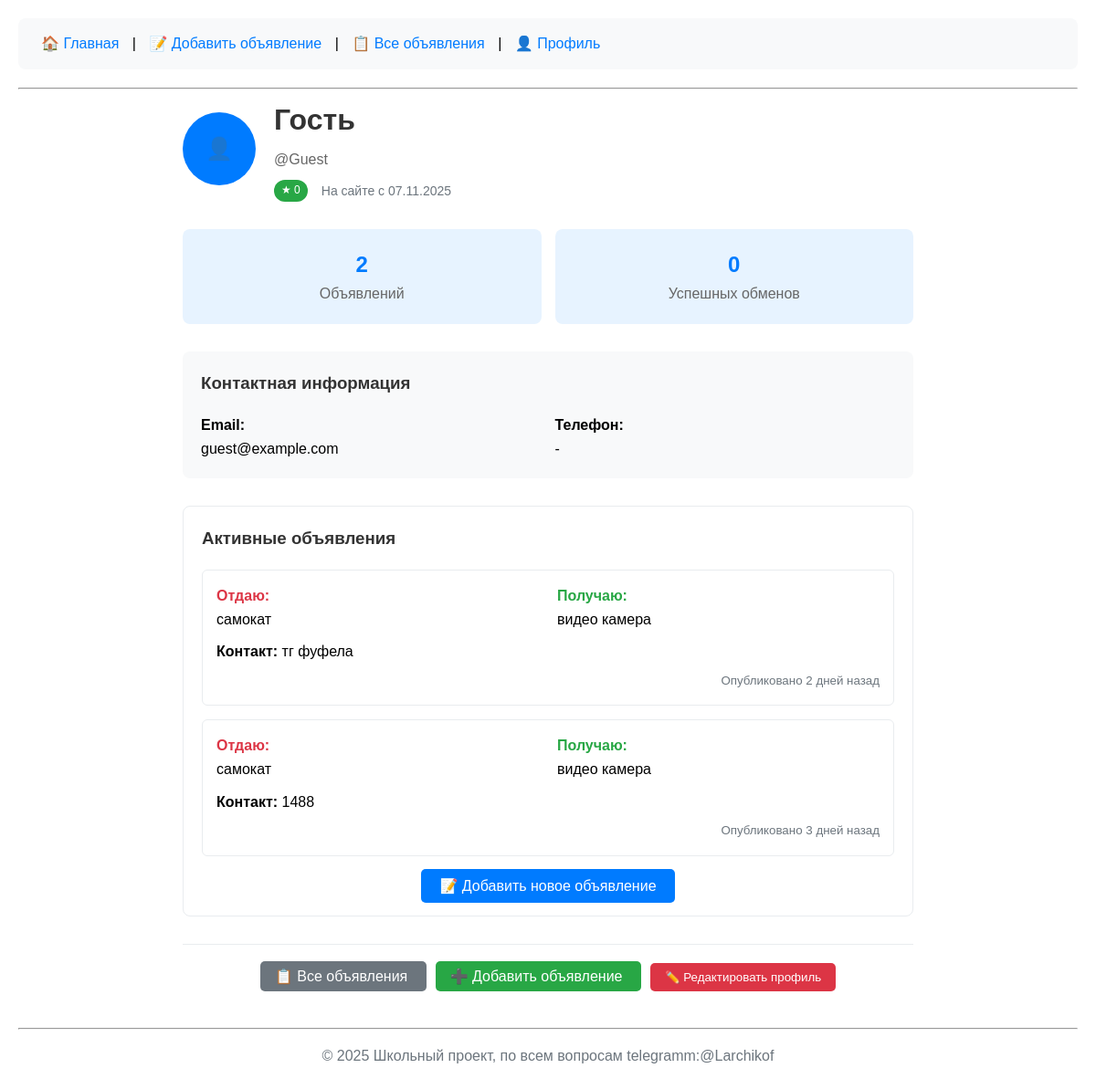
/profile, run on the app's committed database.
### Barter/app/db.py (models this page shows)
class User(Base):
    __tablename__ = "users"
    id = Column(Integer, primary_key=True, index=True)
    username = Column(String, unique=True, index=True, nullable=False)
    email = Column(String, unique=True, index=True, nullable=False)
    full_name = Column(String, nullable=True)
    phone = Column(String, nullable=True)
    registration_date = Column(DateTime, default=datetime.datetime.utcnow)
    rating = Column(Integer, default=0)
    offers = relationship("Offer", back_populates="owner")

class Offer(Base):
    __tablename__ = "offers"
    id = Column(Integer, primary_key=True, index=True)
    give = Column(String, nullable=False)
    get = Column(String, nullable=False)
    contact = Column(String, nullable=False)
    owner_id = Column(Integer, ForeignKey("users.id"))
    owner = relationship("User", back_populates="offers")

### Barter/app/main.py (the view)
@app.get("/profile", response_class=HTMLResponse)
async def get_profile(request: Request, db: Session = Depends(get_db)):
    user = get_guest_user(db)
    return templates.TemplateResponse("profile.html", {
        "request": request,
        "user": user  # передаем весь объект User
    })

### Barter/app/templates/profile.html (shortened to what this page needs)
{% extends "base.html" %}
{% block content %}
<div style="max-width: 800px; margin: 0 auto;">
    <div style="display: flex; align-items: center; margin-bottom: 30px;">
        <div style="width: 80px; height: 80px; background: #007bff; border-radius: 50%; display: flex; align-items: center; justify-content: center; margin-right: 20px;">
            <span style="color: white; font-size: 24px;">👤</span>
        </div>
        <div>
            <h1 style="margin: 0; color: #333;">{{ user.full_name }}</h1>
            <p style="margin: 5px 0; color: #666;">@{{ user.username }}</p>
            <div style="display: flex; align-items: center; gap: 15px; margin-top: 10px;">
                <span style="background: #28a745; color: white; padding: 2px 8px; border-radius: 12px; font-size: 12px;">
                    ★ {{ user.rating }}
                </span>
                <span style="color: #6c757d; font-size: 14px;">
                    На сайте с {{ user.registration_date.strftime("%d.%m.%Y") }}
                </span>
            </div>
        </div>
    </div>
    <div style="display: grid; grid-template-columns: repeat(auto-fit, minmax(200px, 1fr)); gap: 15px; margin-bottom: 30px;">
        <div style="background: #e7f3ff; padding: 20px; border-radius: 8px; text-align: center;">
            <div style="font-size: 24px; font-weight: bold; color: #007bff;">{{ user.offers|length }}</div>
            <div style="color: #666;">Объявлений</div>
        </div>
        <div style="background: #e7f3ff; padding: 20px; border-radius: 8px; text-align: center;">
            <div style="font-size: 24px; font-weight: bold; color: #007bff;">0</div>
            <div style="color: #666;">Успешных обменов</div>
        </div>
    </div>
    <div style="background: #f8f9fa; padding: 20px; border-radius: 8px; margin-bottom: 30px;">
        <h3 style="margin-top: 0; color: #333;">Контактная информация</h3>
        <div style="display: grid; grid-template-columns: 1fr 1fr; gap: 15px;">
            <div>
                <strong>Email:</strong><br>
                {{ user.email }}
            </div>
            <div>
                <strong>Телефон:</strong><br>
                {{ user.phone }}
            </div>
        </div>
    </div>
    <div style="background: #fff; border: 1px solid #e9ecef; border-radius: 8px; padding: 20px;">
        <h3 style="margin-top: 0; color: #333;">Активные объявления</h3>
        {% if user.offers %}
            {% for offer in user.offers %}
            <div style="border: 1px solid #e9ecef; border-radius: 6px; padding: 15px; margin-bottom: 15px;">
                <div style="display: grid; grid-template-columns: 1fr 1fr; gap: 20px;">
                    <div>
                        <strong style="color: #dc3545;">Отдаю:</strong><br>
                        {{ offer.give }}
                    </div>
                    <div>
                        <strong style="color: #28a745;">Получаю:</strong><br>
                        {{ offer.get }}
                    </div>
                </div>
                <div style="margin-top: 10px;">
                    <strong>Контакт:</strong> {{ offer.contact }}
                </div>
                <div style="margin-top: 5px; text-align: right;">
                    <small style="color: #6c757d;">Опубликовано {{ offer.id }} дней назад</small>
                </div>
            </div>
            {% endfor %}
        {% else %}
            <p style="color: #6c757d; text-align: center; padding: 20px;">
                У вас пока нет активных объявлений
            </p>
        {% endif %}
        <div style="text-align: center; margin-top: 20px;">
            <a href="/addoffer" style="padding: 10px 20px; background: #007bff; color: white; text-decoration: none; border-radius: 5px;">
                📝 Добавить новое объявление
            </a>
        </div>
    </div>
    <div style="text-align: center; margin-top: 30px; padding-top: 20px; border-top: 1px solid #e9ecef;">
        <a href="/offer" style="padding: 8px 16px; background: #6c757d; color: white; text-decoration: none; border-radius: 5px; margin-right: 10px;">
            📋 Все объявления
        </a>
        <a href="/addoffer" style="padding: 8px 16px; background: #28a745; color: white; text-decoration: none; border-radius: 5px; margin-right: 10px;">
            ➕ Добавить объявление
        </a>
        <button style="padding: 8px 16px; background: #dc3545; color: white; border: none; border-radius: 5px; cursor: pointer;">
            ✏️ Редактировать профиль
        </button>
    </div>
</div>
{% endblock %}

### Barter/app/templates/base.html (style rules this page uses)
body { font-family: Arial, sans-serif; margin: 0; padding: 20px; line-height: 1.6; }

### data on the page
User: full_name "Гость", username "Guest", rating "0", registration_date "07.11.2025", email "guest@example.com", phone "-"
Offer: give "самокат", get "видео камера", contact "тг фуфела", id "2"
Offer: give "самокат", get "видео камера", contact "1488", id "3"

### other printed values
{{ user.offers|length }} "2"
